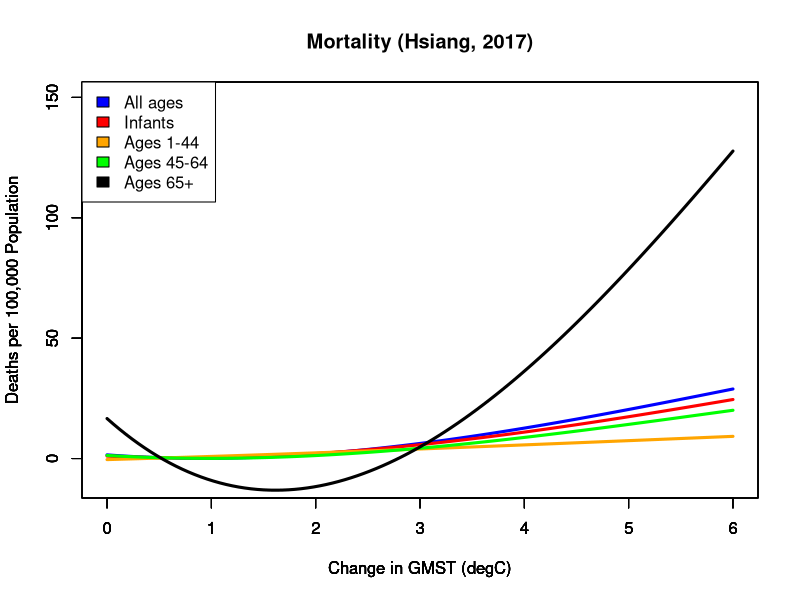

This figure's R source:

# S. Hsiang, R. Kopp, et al, "Estimating Economic Damage in the United States from Climate Change", Science 356, 1362-1369 (2017).  Using table S12 from the supplementary information, quadratic-fit column.  t is change in GMST in degC.  Value returned is deaths per 100,000 population.

# Define low-sennsitivity and high-sensitivity functions
mall2 <- function(t) {-1.56 + 0.67*t + 0.692*t^2}
mall3 <- function(t) {1.516 - 3.233*t + 1.911*t^2 - 0.102*t^3}
mall4 <- function(t) {0.65 - 1.623*t + 1.045*t^2 + 0.0688*t^3 - 0.0108*t^4}
minfant3 <- function(t) {1.012 - 1.972*t + 1.384*t^2 - 0.0671*t^3}
m1_44_3 <- function(t) {-0.449 + 1.228*t + 0.0978*t^2 - 0.00571*t^3}
m45_64_3 <- function(t) {1.287 - 2.572*t + 1.432*t^2 - 0.0804*t^3}
m65plus_3 <- function(t) {16.61 - 38.65*t + 13.62*t^2 - 0.682*t^3}

# Make plot.
xlimits <- c(0,6)
ylimits <- c(-10,150)
plot(mall3, xlim=xlimits, ylim=ylimits, main="Mortality (Hsiang, 2017)", col="blue", lwd=3, xlab="Change in GMST (degC)", ylab="Deaths per 100,000 Population")
par(new=TRUE)
plot(minfant3, xlim=xlimits, ylim=ylimits, col="red", lwd=3, xlab="Change in GMST (degC)", ylab="Deaths per 100,000 Population")
par(new=TRUE)
plot(m1_44_3, xlim=xlimits, ylim=ylimits, col="orange", lwd=3, xlab="Change in GMST (degC)", ylab="Deaths per 100,000 Population")
par(new=TRUE)
plot(m45_64_3, xlim=xlimits, ylim=ylimits, col="green", lwd=3, xlab="Change in GMST (degC)", ylab="Deaths per 100,000 Population")
par(new=TRUE)
plot(m65plus_3, xlim=xlimits, ylim=ylimits, col="black", lwd=3, xlab="Change in GMST (degC)", ylab="Deaths per 100,000 Population")
par(new=TRUE)
legend("topleft", c("All ages", "Infants", "Ages 1-44", "Ages 45-64", "Ages 65+"), fill=c("blue","red","orange","green","black"))
